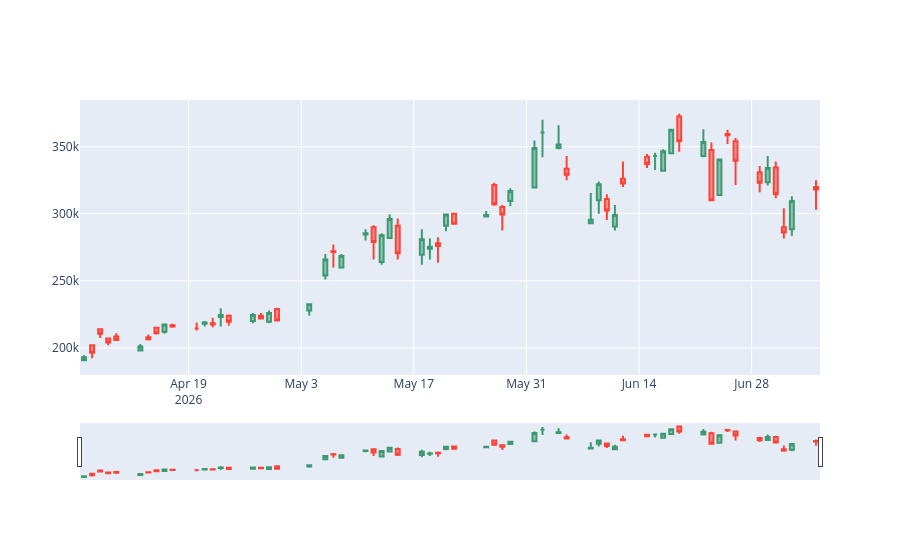

The cell this chart's notebook holds for it:
### Code cell
fig.add_trace(go.Candlestick(
    x= df.날짜,
    open=df.시가 ,
    high=df.고가 ,
    low=df.저가,
    close=df.종가
))
